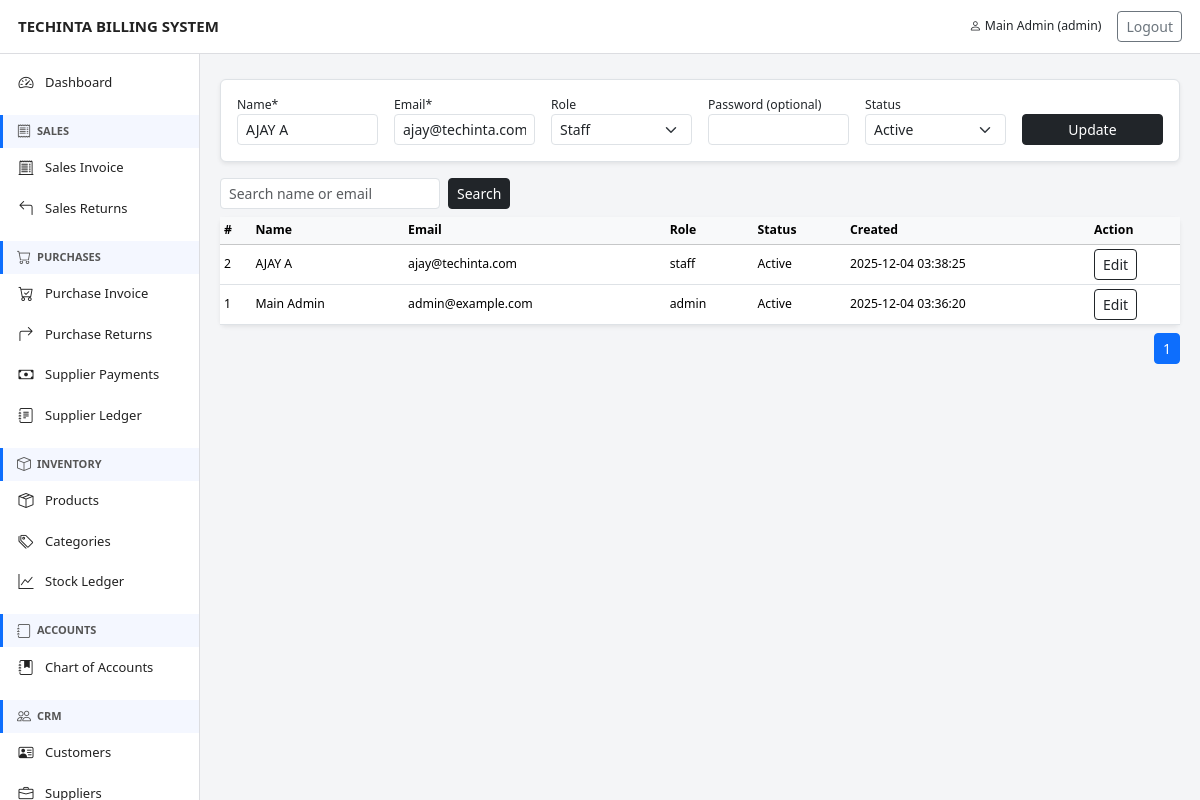
/index.php?page=users&edit=2&p=1 (signed in), run on the app's committed database.
### tables this page shows
CREATE TABLE `users` (
  `id` int(11) NOT NULL,
  `name` varchar(100) NOT NULL,
  `email` varchar(150) NOT NULL,
  `password_hash` varchar(255) NOT NULL,
  `role` enum('admin','staff') NOT NULL DEFAULT 'staff',
  `is_active` tinyint(1) NOT NULL DEFAULT 1,
  `created_at` timestamp NOT NULL DEFAULT current_timestamp(),
  `updated_at` timestamp NOT NULL DEFAULT current_timestamp() ON UPDATE current_timestamp()
);

### pages/users.php (the view, shortened to what this page needs)
<?php
require __DIR__ . '/../header.php';
$limit = 10;
$pageNum = max(1, (int)($_GET['p'] ?? 1));
$offset = ($pageNum - 1) * $limit;
$edit = [
    'id'=>"", 'name'=>"", 'email'=>"",'role'=>"staff",
    'is_active'=>1
];
if (isset($_GET['edit'])) {
    $stmt = $pdo->prepare("SELECT * FROM users WHERE id=?");
    $stmt->execute([ (int)$_GET['edit'] ]);
    $edit = $stmt->fetch() ?: $edit;
}
$q = trim($_GET['q'] ?? '');
$sql = "FROM users WHERE 1";
$params = [];
$countStmt = $pdo->prepare("SELECT COUNT(*) $sql");
$countStmt->execute($params);
$totalRows = $countStmt->fetchColumn();
$totalPages = max(1, ceil($totalRows / $limit));
$stmt = $pdo->prepare("SELECT id,name,email,role,is_active,created_at
    $sql ORDER BY id DESC LIMIT $limit OFFSET $offset");
$stmt->execute($params);
$users = $stmt->fetchAll();
?>
<div class="p-3 border rounded mb-3 bg-white shadow-sm">
<form method="post" class="row g-3 align-items-end small">
    <div class="col-md-2">
        <label>Name*</label>
        <input name="name" value="<?=$edit['name']?>" class="form-control form-control-sm" required>
    </div>
    <div class="col-md-2">
        <label>Email*</label>
        <input name="email" value="<?=$edit['email']?>" class="form-control form-control-sm" required>
    </div>
    <div class="col-md-2">
        <label>Role</label>
        <select name="role" class="form-select form-select-sm">
            <option value="staff" <?=$edit['role']=='staff'?'selected':''?>>Staff</option>
        </select>
    </div>
    <div class="col-md-2">
        <label>Password<?=$edit['id']?' (optional)':'*'?></label>
        <input name="password" type="password" class="form-control form-control-sm" <?=$edit['id']?'':'required'?>>
    </div>
    <div class="col-md-2">
        <label>Status</label>
        <select name="is_active" class="form-select form-select-sm">
            <option value="1" <?=$edit['is_active']?'selected':''?>>Active</option>
        </select>
    </div>
    <div class="col-md-2 text-end">
        <button class="btn btn-dark btn-sm w-100">
            <?=$edit['id']?'Update':'Save'?>
        </button>
    </div>
</form>
</div>
<div class="d-flex justify-content-between align-items-center mb-2 small">
    <form method="get" class="d-flex">
        <input type="text" name="q" class="form-control form-control-sm"
               placeholder="Search name or email"
               value="<?=htmlspecialchars($q)?>">
        <button class="btn btn-sm btn-dark ms-2">Search</button>
    </form>
</div>
<div class="card shadow-sm border-0">
    <div class="table-responsive">
        <table class="table table-sm table-hover mb-0 small align-middle">
            <thead class="table-light">
                <tr>
                    <th>#</th>
                    <th>Name</th>
                    <th>Email</th>
                    <th>Role</th>
                    <th>Status</th>
                    <th>Created</th>
                    <th width="90">Action</th>
                </tr>
            </thead>
            <tbody>
            <?php if(!$users): ?>
                <tr><td colspan="7" class="text-center py-3">No Users</td></tr>
            <?php else: foreach($users as $u): ?>
                <tr>
                    <td><?=$u['id']?></td>
                    <td><?=$u['name']?></td>
                    <td><?=$u['email']?></td>
                    <td><?=$u['role']?></td>
                    <td><?=$u['is_active']?'Active':'Inactive'?></td>
                    <td><?=$u['created_at']?></td>
                    <td>
                        <a href="index.php?page=users&edit=<?=$u['id']?>&p=<?=$pageNum?>"
                           class="btn btn-sm btn-outline-dark">Edit</a>
                    </td>
                </tr>
            <?php endforeach; endif; ?>
            </tbody>
        </table>
    </div>
</div>
<nav class="mt-2">
<ul class="pagination pagination-sm justify-content-end mb-0">
<?php for($i=1;$i<=$totalPages;$i++): ?>
<li class="page-item <?=$i==$pageNum?'active':''?>">
    <a class="page-link"
       href="index.php?page=users&p=<?=$i?>&q=<?=urlencode($q)?>">
       <?=$i?>
    </a>
</li>
<?php endfor; ?>
</ul>
</nav>
<?php require __DIR__ . '/../footer.php'; ?>

### header.php (style rules this page uses)
body { background:#f4f5f7; font-size:14px; }

### data on the page
users: name "AJAY A", email "ajay@techinta.com", role "Staff", is_active "Active", id "2", role "staff", created_at "2025-12-04 03:38:25"
users: id "1", name "Main Admin", email "admin@example.com", role "admin", is_active "Active", created_at "2025-12-04 03:36:20"

### other printed values
APP_NAME "TECHINTA BILLING SYSTEM"
$user['name'] "Main Admin"
$user['role'] "admin"
